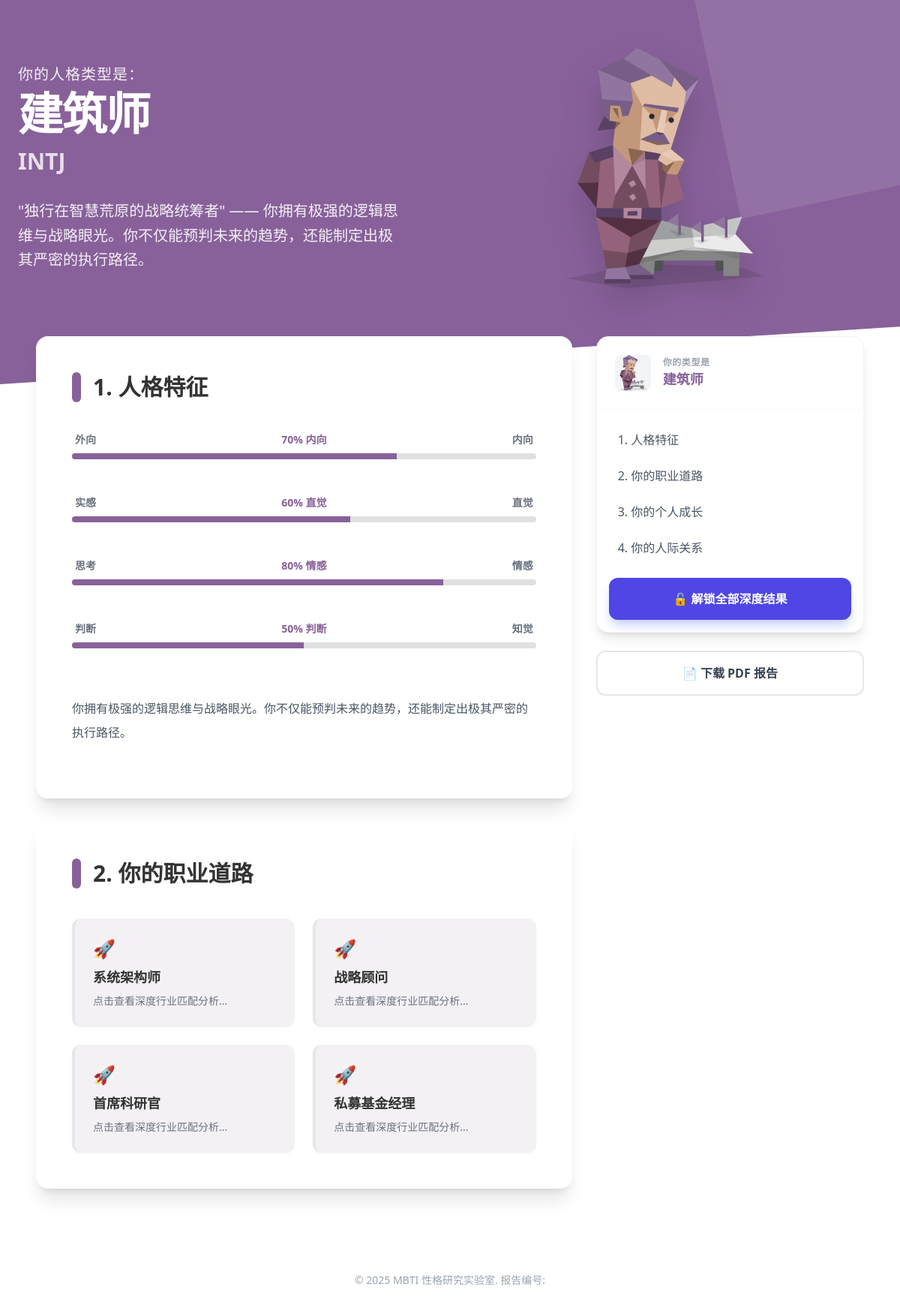
The page /result.php on the database its author committed.
### tables this page shows
CREATE TABLE mbti_types (code TEXT PRIMARY KEY, title TEXT, tagline TEXT, description TEXT, careers TEXT, radar_data TEXT, risk_warning TEXT, compatibility TEXT, theme_color TEXT, image_url TEXT);

### result.php (the view, shortened to what this page needs)
<?php
$sn = $_GET['sn'] ?? '';
$db = new PDO('sqlite:db/mbti_pro.sqlite');
$order = $db->query("SELECT * FROM orders WHERE order_sn = '$sn'")->fetch(PDO::FETCH_ASSOC);
$mbti = $order['mbti_result'] ?? 'INTJ';
$type = $db->query("SELECT * FROM mbti_types WHERE code = '$mbti'")->fetch(PDO::FETCH_ASSOC);
$groups = [
    'analysts'  => ['codes' => 'INTJ INTP ENTJ ENTP', 'bg' => 'bg-[#88619a]', 'light' => 'bg-[#f4f1f5]', 'text' => 'text-[#88619a]'],
    'diplomats' => ['codes' => 'INFJ INFP ENFJ ENFP', 'bg' => 'bg-[#33a474]', 'light' => 'bg-[#f0f7f4]', 'text' => 'text-[#33a474]'],
    'sentinels' => ['codes' => 'ISTJ ISFJ ESTJ ESFJ', 'bg' => 'bg-[#4298b4]', 'light' => 'bg-[#f0f6f8]', 'text' => 'text-[#4298b4]'],
    'explorers' => ['codes' => 'ISTP ISFP ESTP ESFP', 'bg' => 'bg-[#e4ae3a]', 'light' => 'bg-[#fdf9f0]', 'text' => 'text-[#e4ae3a]'],
];
$activeTheme = $groups['analysts'];
foreach($groups as $key => $g) {
    if(strpos($g['codes'], $mbti) !== false) { $activeTheme = $g; break; }
}
$careers = json_decode($type['careers'] ?? '[]', true);
$radar = $_SESSION['current_radar'] ?? [70, 60, 80, 50, 90, 75];
?>
<!DOCTYPE html>
<html lang="zh-CN">
<head>
    <script src="https://cdn.tailwindcss.com"></script>
</head>
<body>
    <div class="<?=$activeTheme['bg']?> banner-clip pt-16 pb-32 px-6 text-white relative overflow-hidden">
        <div class="max-w-6xl mx-auto flex flex-col md:flex-row items-center justify-between relative z-10">
            <div class="md:w-1/2">
                <span class="text-xl opacity-90 mb-2 block tracking-wider">你的人格类型是：</span>
                <h1 class="text-6xl font-black mb-4 tracking-tight"><?=$type['title']?></h1>
                <h2 class="text-3xl font-bold opacity-80 mb-8"><?=$mbti?></h2>
                <p class="text-xl leading-relaxed opacity-90 max-w-lg">
                    "<?=$type['tagline']?>" —— <?=$type['description']?>
                </p>
            </div>
            <div class="md:w-1/2 mt-12 md:mt-0 flex justify-center">
                <img src="assets/images/<?=$mbti?>.svg"
                     alt="Illustration" class="w-80 h-80 drop-shadow-2xl">
                </div>
        </div>
        <div class="absolute top-0 right-0 w-96 h-96 bg-white/10 -rotate-12 translate-x-32 -translate-y-32"></div>
    </div>
    <div class="max-w-6xl mx-auto px-6 -mt-16 relative z-20">
        <div class="flex flex-col lg:flex-row gap-8">
            <div class="lg:w-2/3">
                <div class="bg-white rounded-2xl shadow-xl p-8 md:p-12 mb-8">
                    <h3 class="text-3xl font-black mb-10 flex items-center">
                        <span class="w-3 h-10 <?=$activeTheme['bg']?> mr-4 rounded-full"></span>
                        1. 人格特征
                    </h3>
                    <div class="space-y-12">
                        <?php
                        $traits = [
                            ['label' => '能量', 'left' => '外向', 'right' => '内向', 'val' => $radar[0]],
                            ['label' => '信息', 'left' => '实感', 'right' => '直觉', 'val' => $radar[1]],
                            ['label' => '决策', 'left' => '思考', 'right' => '情感', 'val' => $radar[2]],
                            ['label' => '战术', 'left' => '判断', 'right' => '知觉', 'val' => $radar[3]],
                        ];
                        foreach($traits as $t):
                        ?>
                        <div>
                            <div class="flex justify-between text-sm font-bold text-gray-500 mb-2 px-1">
                                <span><?=$t['left']?></span>
                                <span class="<?=$activeTheme['text']?>"><?=$t['val']?>% <?=$t['val'] > 50 ? $t['right'] : $t['left']?></span>
                                <span><?=$t['right']?></span>
                            </div>
                            <div class="progress-bar">
                                <div class="progress-fill <?=$activeTheme['bg']?>" style="width: <?=$t['val']?>%; left: 0;"></div>
                            </div>
                        </div>
                        <?php endforeach; ?>
                    </div>
                    <div class="mt-16 prose prose-lg max-w-none text-gray-600 leading-loose">
                        <p class="mb-6"><?=$type['description']?></p>
                        </div>
                </div>
                <div class="bg-white rounded-2xl shadow-xl p-8 md:p-12 mb-8">
                    <h3 class="text-3xl font-black mb-10 flex items-center">
                        <span class="w-3 h-10 <?=$activeTheme['bg']?> mr-4 rounded-full"></span>
                        2. 你的职业道路
                    </h3>
                    <div class="grid grid-cols-1 md:grid-cols-2 gap-6">
                        <?php foreach($careers as $c): ?>
                        <div class="<?=$activeTheme['light']?> p-6 rounded-xl border-l-4 border-<?=$activeTheme['bg']?> shadow-sm">
                            <span class="text-2xl mb-2 block">🚀</span>
                            <div class="font-bold text-lg"><?=$c?></div>
                            <div class="text-sm text-gray-500 mt-2">点击查看深度行业匹配分析...</div>
                        </div>
                        <?php endforeach; ?>
                    </div>
                </div>
            </div>
            <div class="lg:w-1/3">
                <div class="sticky top-8 space-y-6">
                    <div class="bg-white rounded-2xl shadow-lg border border-gray-100 overflow-hidden">
                        <div class="p-6 border-b border-gray-50 flex items-center gap-4">
                            <img src="assets/images/<?=$mbti?>.svg" class="w-12 h-12 bg-gray-100 rounded-lg">
                            <div>
                                <div class="text-xs text-gray-400 font-bold uppercase tracking-wider">你的类型是</div>
                                <div class="font-black text-lg <?=$activeTheme['text']?>"><?=$type['title']?></div>
                            </div>
                        </div>
                        <nav class="p-4">
                            <?php
                            $menu = ['人格特征', '你的职业道路', '你的个人成长', '你的人际关系'];
                            foreach($menu as $i => $m):
                            ?>
                            <a href="#" class="flex items-center justify-between p-3 rounded-xl hover:bg-gray-50 transition-all font-medium text-gray-600 group">
                                <span><?=($i+1)?>. <?=$m?></span>
                            </a>
                            <?php endforeach; ?>
                        </nav>
                        <div class="p-4 pt-0">
                            <button class="w-full bg-indigo-600 text-white py-4 rounded-xl font-bold shadow-lg shadow-indigo-200 hover:scale-[1.02] transition-transform">
                                🔓 解锁全部深度结果
                            </button>
                        </div>
                    </div>
                    <button onclick="window.print()" class="w-full bg-white border-2 border-gray-200 text-gray-700 py-4 rounded-xl font-bold hover:bg-gray-50 transition-all">
                        📄 下载 PDF 报告
                    </button>
                </div>
            </div>
        </div>
    </div>
    <footer class="py-20 text-center text-gray-400 text-sm">
        <p>© 2025 MBTI 性格研究实验室. 报告编号: <?=$sn?></p>
</body>
</html>

### result.php (style rules this page uses)
body { background-color: #ffffff; color: #333; font-family: "Segoe UI", Roboto, Helvetica, Arial, sans-serif; }
.banner-clip { clip-path: polygon(0 0, 100% 0, 100% 85%, 0 100%); }
.progress-bar { height: 8px; border-radius: 4px; background: #e0e0e0; overflow: hidden; position: relative; }
.progress-fill { position: absolute; height: 100%; transition: width 1s ease-in-out; }

### rows shown on the page
mbti_types: title "建筑师", tagline "独行在智慧荒原的战略统筹者", description "你拥有极强的逻辑思维与战略眼光。你不仅能预判未来的趋势，还能制定出极其严密的执行路径。", careers "系统架构师", careers "战略顾问", careers "首席科研官", careers "私募基金经理"

### other values the page prints
$mbti "INTJ"
$t['left'] "外向"
$t['val'] "70"
$t['right'] "内向"
$t['left'] "实感"
$t['val'] "60"
$t['right'] "直觉"
$t['left'] "思考"
$t['val'] "80"
$t['right'] "情感"
$t['left'] "判断"
$t['val'] "50"
$t['right'] "知觉"
$m "人格特征"
$m "你的职业道路"
